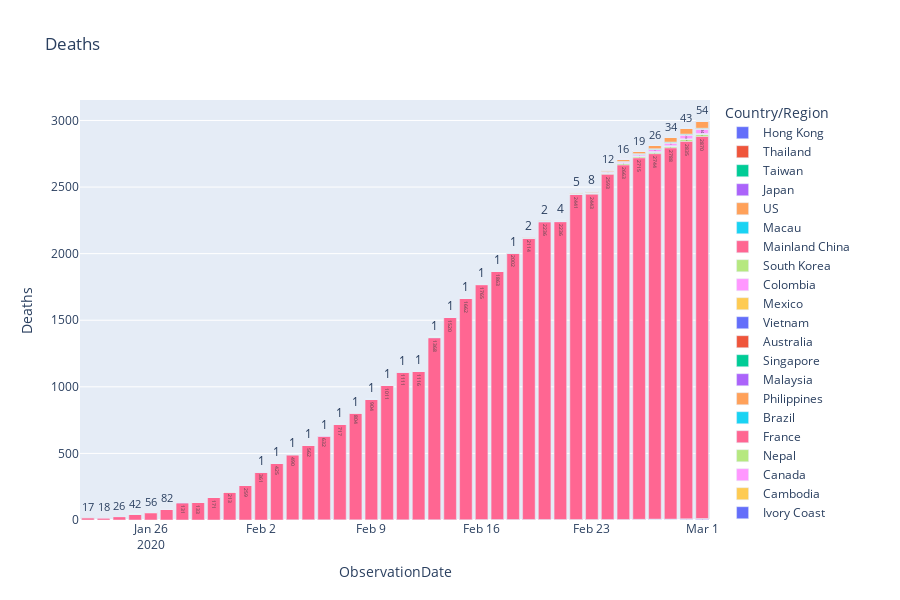

The cell this chart's notebook holds for it:
### Markdown cell above
- Plotly express bar grafiği kullanarak toplam ölüm sayısını, gözlem tarihine göre ülke bazında görselleştirdim.

### Code cell
fig = px.bar(bar_data, x="ObservationDate", y="Deaths", color='Country/Region', 
             text = 'Deaths', orientation='v', height=600, title='Deaths')
fig.show()
